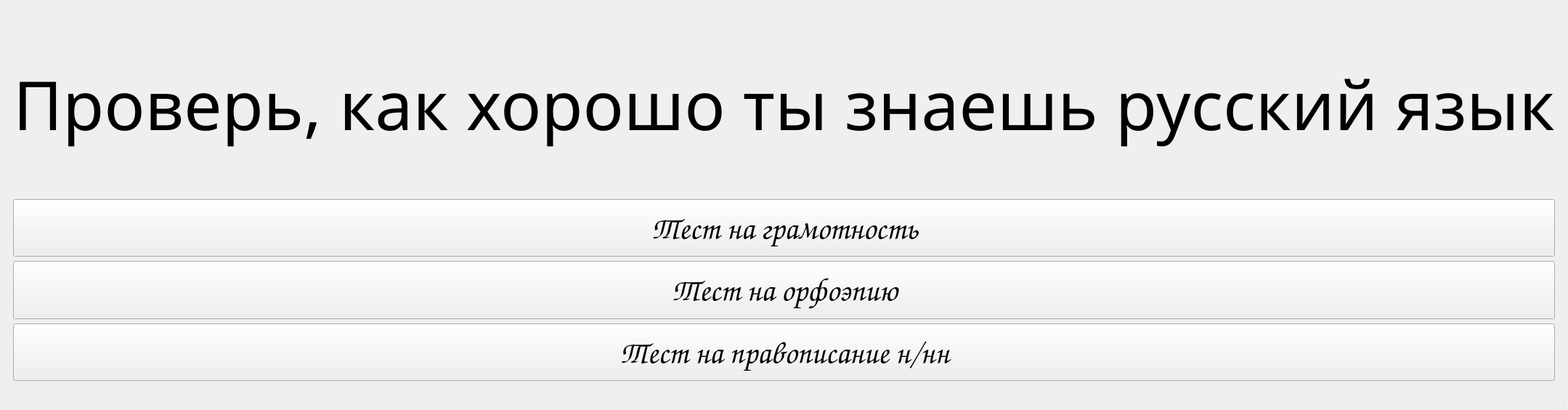
<?xml version="1.0" encoding="UTF-8"?>
<ui version="4.0">
 <class>MainWindow</class>
 <widget class="QMainWindow" name="MainWindow">
  <property name="geometry">
   <rect>
    <x>0</x>
    <y>0</y>
    <width>1174</width>
    <height>564</height>
   </rect>
  </property>
  <property name="windowTitle">
   <string>MainWindow</string>
  </property>
  <widget class="QWidget" name="centralwidget">
   <layout class="QGridLayout" name="gridLayout">
    <item row="0" column="0">
     <widget class="QWidget" name="widget" native="true">
      <layout class="QGridLayout" name="gridLayout_2">
       <item row="0" column="0">
        <layout class="QVBoxLayout" name="verticalLayout">
         <item>
          <widget class="QLabel" name="label">
           <property name="font">
            <font>
             <family>Vera Crouz</family>
             <pointsize>70</pointsize>
            </font>
           </property>
           <property name="contextMenuPolicy">
            <enum>Qt::DefaultContextMenu</enum>
           </property>
           <property name="layoutDirection">
            <enum>Qt::LeftToRight</enum>
           </property>
           <property name="text">
            <string>Проверь, как хорошо ты знаешь русский язык</string>
           </property>
           <property name="alignment">
            <set>Qt::AlignCenter</set>
           </property>
           <property name="wordWrap">
            <bool>false</bool>
           </property>
          </widget>
         </item>
         <item>
          <layout class="QVBoxLayout" name="verticalLayout_2">
           <item>
            <widget class="QPushButton" name="test_60">
             <property name="sizePolicy">
              <sizepolicy hsizetype="Minimum" vsizetype="Preferred">
               <horstretch>0</horstretch>
               <verstretch>0</verstretch>
              </sizepolicy>
             </property>
             <property name="font">
              <font>
               <family>Z003</family>
               <pointsize>32</pointsize>
              </font>
             </property>
             <property name="text">
              <string>Тест на грамотность</string>
             </property>
            </widget>
           </item>
           <item>
            <widget class="QPushButton" name="test_orthoepy">
             <property name="sizePolicy">
              <sizepolicy hsizetype="Minimum" vsizetype="Preferred">
               <horstretch>0</horstretch>
               <verstretch>0</verstretch>
              </sizepolicy>
             </property>
             <property name="font">
              <font>
               <family>Z003</family>
               <pointsize>32</pointsize>
              </font>
             </property>
             <property name="text">
              <string>Тест на орфоэпию</string>
             </property>
            </widget>
           </item>
           <item>
            <widget class="QPushButton" name="test_doubled_n">
             <property name="sizePolicy">
              <sizepolicy hsizetype="Minimum" vsizetype="Preferred">
               <horstretch>0</horstretch>
               <verstretch>0</verstretch>
              </sizepolicy>
             </property>
             <property name="font">
              <font>
               <family>Z003</family>
               <pointsize>32</pointsize>
               <italic>true</italic>
              </font>
             </property>
             <property name="text">
              <string>Тест на правописание н/нн</string>
             </property>
            </widget>
           </item>
          </layout>
         </item>
        </layout>
       </item>
      </layout>
     </widget>
    </item>
   </layout>
  </widget>
  <widget class="QMenuBar" name="menubar">
   <property name="geometry">
    <rect>
     <x>0</x>
     <y>0</y>
     <width>1174</width>
     <height>30</height>
    </rect>
   </property>
  </widget>
  <widget class="QStatusBar" name="statusbar"/>
 </widget>
 <resources/>
 <connections/>
</ui>
